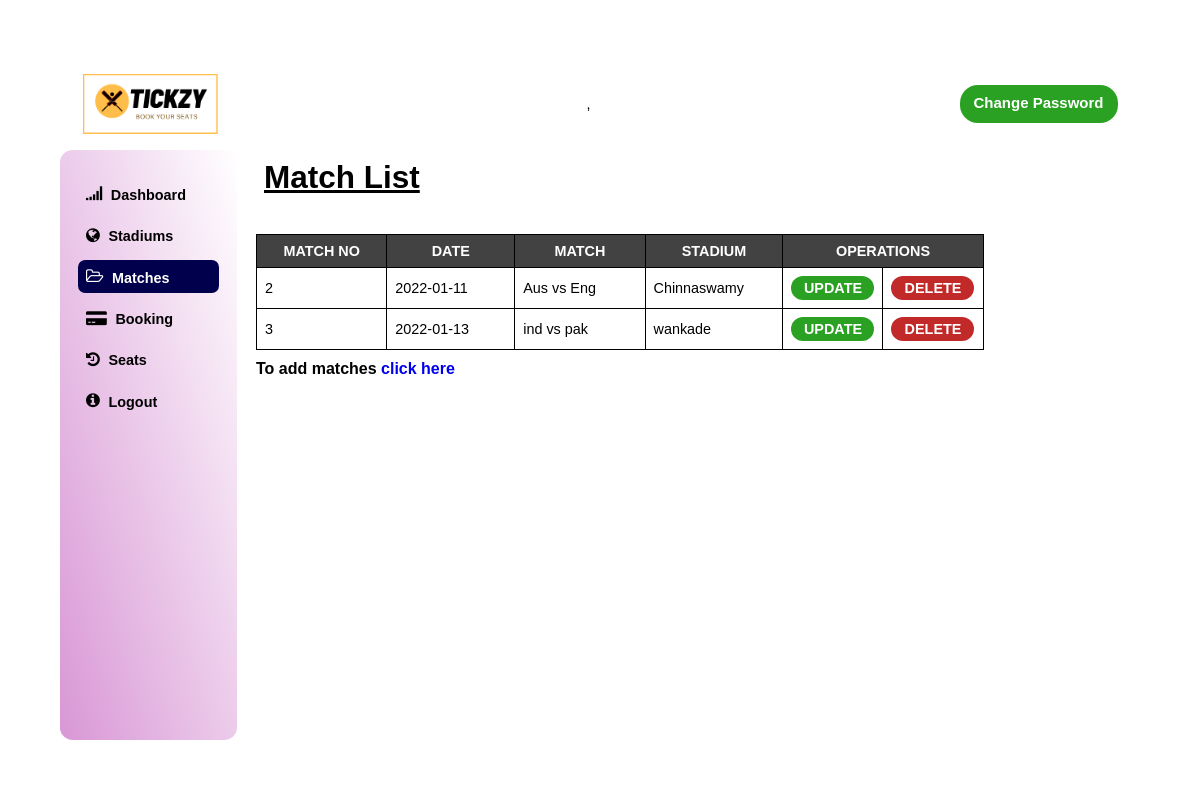
/admin/matches.php, run on the app's committed database.
### tables this page shows
CREATE TABLE `matches` (
  `match_no` int(100) NOT NULL,
  `match` varchar(1000) NOT NULL,
  `date` date NOT NULL,
  `venue` varchar(1000) NOT NULL
);

### admin/matches.php (the view, shortened to what this page needs)
<!DOCTYPE html>
<html lang="en">
<head>
    <link rel="stylesheet" type="text/css"
    href="https://stackpath.bootstrapcdn.com/font-awesome/4.7.0/css/font-awesome.min.css">
    <link rel="stylesheet" href="dashboard.css">
</head>
<body>
    <div class="container">
        <div class="navbar">
            <div class="logo d">
                <img src="../images/Tickzy cropped.png" width="36px" alt="Tickzy">
            </div>
           ,
            <div class="navitem d">
                <div class="account">
                    <a class='btn3' href='changepswd.php'>Change Password</a>
                </div>
            </div>
        </div>
        <div class="sidebar bg">
            <ul>
                <div class="toggle">
                <li >
                    <i class="fa fa-signal"></i>
                    <a href="dashboard.html">Dashboard</a>
                </li>
                <li>
                    <i class="fa fa-globe"></i>
                    <a href="stadium.php">Stadiums</a>
                </li>
                <li Class="dashboard">
                    <i class="fa fa-folder-open-o"></i>
                    <a href="matches.html">Matches</a>
                </li>
                <li>
                    <i class="fa fa-credit-card-alt"></i>
                    <a href="booking.php">Booking</a>
                </li>
                <li>
                    <i class="fa fa-history"></i>
                    <a href="seats.php">Seats</a>
                </li>
                <li>
                    <i class="fa fa-info-circle"></i>
                    <a href="logout.php">Logout</a>
                </li>
            </div>
            </ul>
        </div>
        <div class="header">
            <div class="tittle">
                <h1>Match List</h1>
            </div>
        </div>
        <div>
            <table class="">
                <thead>
                <tr>
                    <th>MATCH NO</th>
                    <th>DATE</th>
                    <th>MATCH</th>
                    <th>STADIUM</th>
                    <th colspan="2">OPERATIONS</th>
                </tr>
                </thead>
            <?php
                include ("../Database file/dbconnect.php");
                $sql = "SELECT * FROM `matches`";
                $result = mysqli_query($conn, $sql);
                $num = mysqli_num_rows($result);
                if($num> 0){
                    while($row = mysqli_fetch_assoc($result)){
                        echo "
                        <tr>
                            <td>".$row['match_no']."</td>
                            <td>".$row['date']."</td>
                            <td>".$row['match']."</td>
                            <td>".$row['venue']."</td>
                            <td>
                            <a class='button1' href='updatematch.php?mn=$row[match_no]&date=$row[date]&match=$row[match]&stdm=$row[venue]'>UPDATE</a>
                            </td>
                            <td>
                            <a class='button2' href='deletematch.php?mn=$row[match_no]' onclick='return checkdelete()'>DELETE</a>
                            </td>
                        </tr>
                        ";
                    }
                }
            ?>
            </table>
            <h2 class="click">To add matches <a class="button3" href="addmatch.php">click here</a></h2>
        </div>
    </div>
</body>
</html>

### admin/dashboard.css (style rules this page uses)
* { padding: 0; margin: 0; font-family: sans-serif; font-size: 1.6rem; list-style: none; text-decoration: none; user-select: none; }
html { font-size: 9px; }
.fa { color: #33cc33; }
body { display: flex; justify-content: center; align-items: center; min-height: 100vh; background: url("3468697.jpg"); background-size: cover; background-position: center; }
.container { display: grid; grid-template-columns: .6fr 2.5fr .5fr; grid-template-rows: .2fr .2fr 1.3fr; grid-template-areas: "navbar navbar navbar" "sidebar header header " "sidebar data data" "sidebar data data" "sidebar data data"; grid-gap: 1rem; padding: 2rem; width: 90%; min-height: 85vh; background: linear-gradient(to top right, rgba(255, 255, 255, 0.76), rgba(255, 255, 255, 0.658)); border-radius: 1.4rem; }
.container .bg { background: linear-gradient(to top right, rgba(196, 95, 191, 0.651), rgba(255, 255, 255, 0.719)); border-radius: 1.4rem; }
.navbar { grid-area: navbar; }
.sidebar { grid-area: sidebar; }
.header { grid-area: header; }
.container .navbar { display: flex; justify-content: space-between; align-items: center; padding: .8rem 2.5rem; margin-top: .8rem; }
.container .navbar .logo { display: flex; align-items: center; }
.container .navbar .logo img { width: 15rem; animation: rotate 8s linear infinite; border-radius: 0%; }
.navbar .navitem .account { position: relative; display: flex; align-items: center; }
.sidebar { padding: 2rem; }
.sidebar .fa { color: #000; font-size: 1.8rem; padding: .5rem; }
.sidebar ul li { padding: .4rem; margin: 1rem 0; border-radius: .8rem; }
.sidebar ul li a { color: #000; text-transform: capitalize; font-weight: 700; }
.sidebar ul .dashboard { background: #00004d; color: #fff; }
.sidebar ul .dashboard a { color: #fff; }
.sidebar ul .dashboard .fa { color: #fff; }
.header { position:relative; }
.header .tittle { position: absolute; top: 1rem; left: 2rem; }
.header .tittle h1 { font-size: 3.5rem; font-weight: bold; text-decoration: underline; }
th, td { border: 1px solid black; padding: 8px; }
thead th { width: 20%; }
table { border-collapse: collapse; background-color: rgba(255, 255, 255, 0.918); margin-left: 10px; }
thead { background-color: rgba(51, 51, 51, 0.924); color: white; font-size: 0.875rem; letter-spacing: 2%; }
.button1 { display: block; width: 65px; height: 6px; background: #2ba123; padding: 9px; text-align: center; border-radius: 12px; color: white; font-weight: bold; line-height: 7px; }
.button2 { display: block; width: 65px; height: 6px; background: #c22a2a; padding: 9px; text-align: center; border-radius: 12px; color: white; font-weight: bold; line-height: 7px; }
.btn3 { display: block; width: 140px; height: 20px; background: #2ba123; padding: 9px; text-align: center; border-radius: 18px; color: white; font-weight: bold; font-size: 15px; }
.click { margin-top: 10px; font-size: medium; margin-left: 10px; }
.click>a { margin-top: 10px; font-size: medium; }

### data on the page
matches: match_no "2", date "2022-01-11", match "Aus vs Eng", venue "Chinnaswamy"
matches: match_no "3", date "2022-01-13", match "ind vs pak", venue "wankade"
